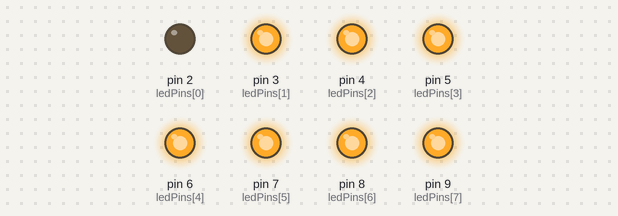
Recording of a sketch running on a simulated Arduino Uno, built with avr-gcc and run on an emulated ATmega328P. Shown: output pins drawn as LEDs (lit = HIGH).

Above: at 0.05 s.
At 0.35 s:
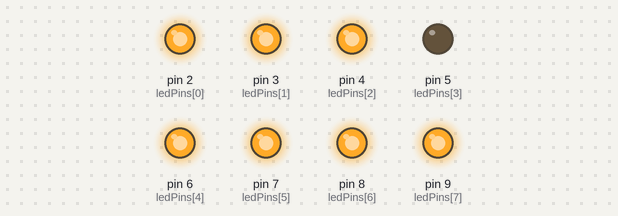
At 0.75 s:
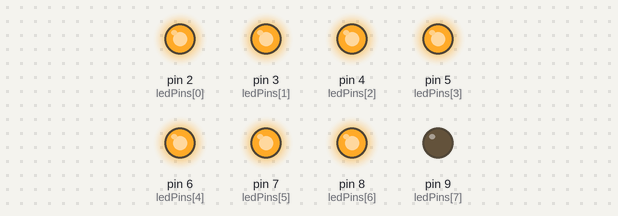
At 1.45 s:
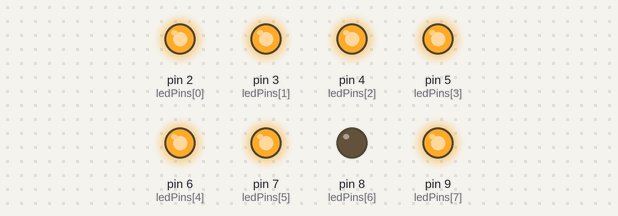
At 2.15 s:
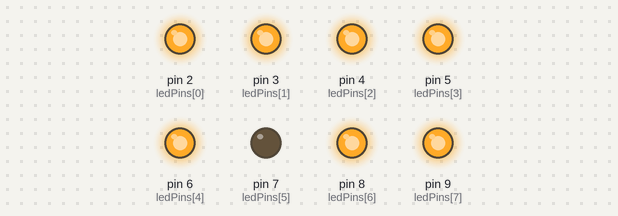
At 2.85 s:
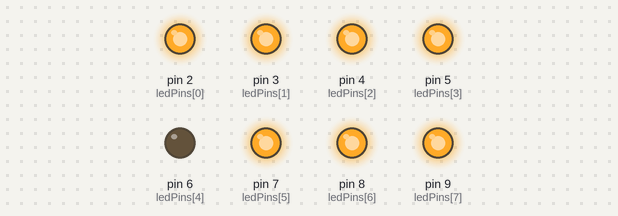
Timing chart, 0 to 3.1 s (numbered marks = the images above):
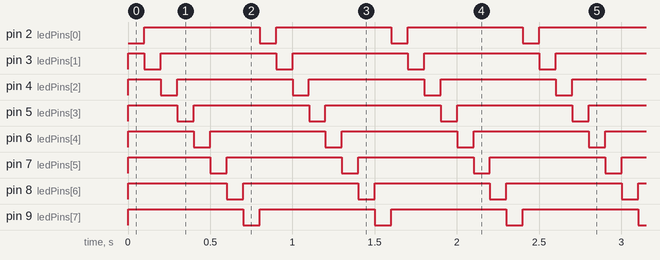

Measured:
- by itself, pin 2 (ledPins[0]), pin 8 (ledPins[6]), pin 9 (ledPins[7]): alternates HIGH for 0.70 s and LOW for 0.10 s
- by itself, pin 3 (ledPins[1]), pin 4 (ledPins[2]), pin 5 (ledPins[3]), pin 6 (ledPins[4]), pin 7 (ledPins[5]): repeats every 0.80 s: LOW 0.10 s, HIGH 0.70 s
- by itself, everything shown: repeats every 0.80 s, in 8 steps

The sketch:

circ_02.ino
```cpp
/*
 * circ_02
 * 8 LED Fun
 * Multiple LEDs
 */

// LED pin variables
// An array to hold the pin each LID is connected to
// (i.e. LED #0 is connected to pin 2
int ledPins[] = { 2, 3, 4, 5, 6, 7, 8, 9};

void setup() {
  for(int i = 0; i < 8; i++) {
    pinMode(ledPins[i], OUTPUT);
  }
}

void loop() {
  // oneAfterAnotherNoLoop();

  // oneAfterAnotherLoop();

  // oneOnAtATime();

  // inAndOut();

  progressBar();
}

/*
 * oneAfterAnotherNoLoop() - will light one LED then delay for delayTime the light
 * the next LED until all LEDs are on.  It will then turn them off one after
 * another.
 *
 * This does it without using a loop which makes for a lot of typing.
 */
 void oneAfterAnotherNoLoop() {
   int delayTime = 50;

   // Turn each LED on

   digitalWrite(ledPins[0], HIGH);
   delay(delayTime);
   digitalWrite(ledPins[1], HIGH);
   delay(delayTime);
   digitalWrite(ledPins[2], HIGH);
   delay(delayTime);
   digitalWrite(ledPins[3], HIGH);
   delay(delayTime);
   digitalWrite(ledPins[4], HIGH);
   delay(delayTime);
   digitalWrite(ledPins[5], HIGH);
   delay(delayTime);
   digitalWrite(ledPins[6], HIGH);
   delay(delayTime);
   digitalWrite(ledPins[7], HIGH);
   delay(delayTime);

   // Turn each LED off

   digitalWrite(ledPins[7], LOW);
   delay(delayTime);
   digitalWrite(ledPins[6], LOW);
   delay(delayTime);
   digitalWrite(ledPins[5], LOW);
   delay(delayTime);
   digitalWrite(ledPins[4], LOW);
   delay(delayTime);
   digitalWrite(ledPins[3], LOW);
   delay(delayTime);
   digitalWrite(ledPins[2], LOW);
   delay(delayTime);
   digitalWrite(ledPins[1], LOW);
   delay(delayTime);
   digitalWrite(ledPins[0], LOW);
   delay(delayTime);
 }

/*
 * oneAfterAnotherLoop() - will light one LED then delay for delayTime the light
 * the next LED until all LEDs are on.  It will then turn them off one after
 * another.
 *
 * This is just like oneAfterAnotherNoLoop except it uses a loop
 */
void oneAfterAnotherLoop() {

  int delayTime = 50;

   // Turn each LED on
   for(int i = 0; i < 8; i++) {
     digitalWrite(ledPins[i], HIGH);
     delay(delayTime);
   }

   // Turn each LED off
   for(int i = 7; i >= 0; i--) {
     digitalWrite(ledPins[i], LOW);
     delay(delayTime);
   }
}

/*
 * oneOnAtATime() - turns each LED on and off, one at a time
 */
void oneOnAtATime() {

  int delayTime = 100;

  for(int i = 0; i < 8; i++) {
    turnPinOnAndOff(ledPins[i], delayTime);
  }

  for(int i = 6; i > 0; i--) {
    turnPinOnAndOff(ledPins[i], delayTime);
  }
}

/*
 * turnPinOnAndOff(int pin, int delayTime) - turns a pin on and off
 */
void turnPinOnAndOff(int pin, int delayTime) {

  digitalWrite(pin, HIGH);
  delay(delayTime);
  digitalWrite(pin, LOW);
  delay(delayTime);
}

/*
 * inAndOut() - This will turn on the two middle LEDs then the next two out
 * making an in and out look
 */
void inAndOut() {

  // the time (in milliseconds) to pause between LEDs
  int delayTime = 200;

  // runs the LEDs out from the middle
  for(int i = 0; i < 4; i++) {

    int offLED = i - 1;
    if (i == 0) {
      offLED = 3;
    }

    int onLED1 = 3 - i;
    int onLED2 = 4 + i;
    int offLED1 = 3 - offLED;
    int offLED2 = 4 + offLED;

    digitalWrite(ledPins[onLED1], HIGH);
    digitalWrite(ledPins[onLED2], HIGH);
    digitalWrite(ledPins[offLED1], LOW);
    digitalWrite(ledPins[offLED2], LOW);

    if (i != 3) {
      delay(delayTime);
    }
  }

  //runs the LEDs into the middle
  for(int i = 3; i >= 0; i--){
    int offLED = i + 1;
    if(i == 3) {
      offLED = 0;
    }

    int onLED1 = 3 - i;
    int onLED2 = 4 + i;
    int offLED1 = 3 - offLED;
    int offLED2 = 4 + offLED;

    digitalWrite(ledPins[onLED1], HIGH);
    digitalWrite(ledPins[onLED2], HIGH);
    digitalWrite(ledPins[offLED1], LOW);
    digitalWrite(ledPins[offLED2], LOW);

    if (i != 0) {
      delay(delayTime);
    }
  }
}

/*
 * progressBar() - show progress by moving one turned-off LED across the row
 */
void progressBar() {

  int delayTime = 100;

  for (int i = 0; i < 8; i++) {
    turnOnAllBut(ledPins, ledPins[i]);
    delay(delayTime);
  }
}

/*
 * turnOnAllBut(int pin) - turns on all pins except one
 */
void turnOnAllBut(int *pins, int pin) {

  int count = sizeof(pins) / sizeof(int);

  // Turn on pins
  for(int i = 0; i < 8; i++) {
    if (pins[i] != pin) {
      digitalWrite(pins[i], HIGH);
    }
  }

  // Turn off pin
  for(int i = 0; i < 8; i++) {
    if (pins[i] == pin) {
      digitalWrite(pins[i], LOW);
    }
  }
}
```
